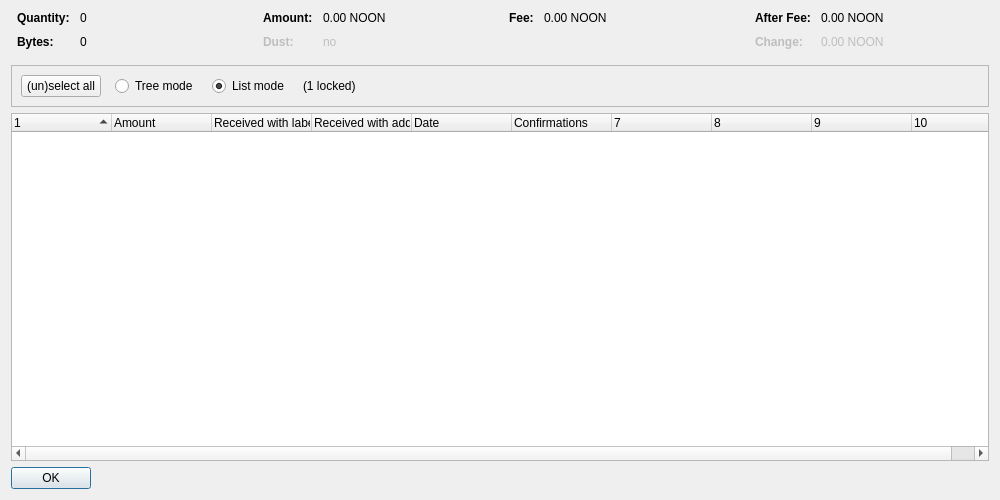
<?xml version="1.0" encoding="UTF-8"?>
<ui version="4.0">
 <class>CoinControlDialog</class>
 <widget class="QDialog" name="CoinControlDialog">
  <property name="geometry">
   <rect>
    <x>0</x>
    <y>0</y>
    <width>1000</width>
    <height>500</height>
   </rect>
  </property>
  <property name="windowTitle">
   <string>Coin Selection</string>
  </property>
  <layout class="QVBoxLayout" name="verticalLayout">
   <item>
    <layout class="QHBoxLayout" name="horizontalLayoutTop" stretch="0,0,0,0">
     <property name="topMargin">
      <number>0</number>
     </property>
     <property name="bottomMargin">
      <number>10</number>
     </property>
     <item>
      <layout class="QFormLayout" name="formLayoutCoinControl1">
       <property name="horizontalSpacing">
        <number>10</number>
       </property>
       <property name="verticalSpacing">
        <number>10</number>
       </property>
       <property name="leftMargin">
        <number>6</number>
       </property>
       <property name="rightMargin">
        <number>6</number>
       </property>
       <item row="0" column="0">
        <widget class="QLabel" name="labelCoinControlQuantityText">
         <property name="font">
          <font>
           <weight>75</weight>
           <bold>true</bold>
          </font>
         </property>
         <property name="text">
          <string>Quantity:</string>
         </property>
        </widget>
       </item>
       <item row="0" column="1">
        <widget class="QLabel" name="labelCoinControlQuantity">
         <property name="cursor">
          <cursorShape>IBeamCursor</cursorShape>
         </property>
         <property name="contextMenuPolicy">
          <enum>Qt::ActionsContextMenu</enum>
         </property>
         <property name="text">
          <string notr="true">0</string>
         </property>
         <property name="textInteractionFlags">
          <set>Qt::LinksAccessibleByMouse|Qt::TextSelectableByKeyboard|Qt::TextSelectableByMouse</set>
         </property>
        </widget>
       </item>
       <item row="1" column="0">
        <widget class="QLabel" name="labelCoinControlBytesText">
         <property name="font">
          <font>
           <weight>75</weight>
           <bold>true</bold>
          </font>
         </property>
         <property name="text">
          <string>Bytes:</string>
         </property>
        </widget>
       </item>
       <item row="1" column="1">
        <widget class="QLabel" name="labelCoinControlBytes">
         <property name="cursor">
          <cursorShape>IBeamCursor</cursorShape>
         </property>
         <property name="contextMenuPolicy">
          <enum>Qt::ActionsContextMenu</enum>
         </property>
         <property name="text">
          <string notr="true">0</string>
         </property>
         <property name="textInteractionFlags">
          <set>Qt::LinksAccessibleByMouse|Qt::TextSelectableByKeyboard|Qt::TextSelectableByMouse</set>
         </property>
        </widget>
       </item>
      </layout>
     </item>
     <item>
      <layout class="QFormLayout" name="formLayoutCoinControl2">
       <property name="horizontalSpacing">
        <number>10</number>
       </property>
       <property name="verticalSpacing">
        <number>10</number>
       </property>
       <property name="leftMargin">
        <number>6</number>
       </property>
       <property name="rightMargin">
        <number>6</number>
       </property>
       <item row="0" column="0">
        <widget class="QLabel" name="labelCoinControlAmountText">
         <property name="font">
          <font>
           <weight>75</weight>
           <bold>true</bold>
          </font>
         </property>
         <property name="text">
          <string>Amount:</string>
         </property>
        </widget>
       </item>
       <item row="0" column="1">
        <widget class="QLabel" name="labelCoinControlAmount">
         <property name="cursor">
          <cursorShape>IBeamCursor</cursorShape>
         </property>
         <property name="contextMenuPolicy">
          <enum>Qt::ActionsContextMenu</enum>
         </property>
         <property name="text">
          <string notr="true">0.00 NOON</string>
         </property>
         <property name="textInteractionFlags">
          <set>Qt::LinksAccessibleByMouse|Qt::TextSelectableByKeyboard|Qt::TextSelectableByMouse</set>
         </property>
        </widget>
       </item>
       <item row="1" column="0">
        <widget class="QLabel" name="labelCoinControlLowOutputText">
         <property name="enabled">
          <bool>false</bool>
         </property>
         <property name="font">
          <font>
           <weight>75</weight>
           <bold>true</bold>
          </font>
         </property>
         <property name="text">
          <string>Dust:</string>
         </property>
        </widget>
       </item>
       <item row="1" column="1">
        <widget class="QLabel" name="labelCoinControlLowOutput">
         <property name="enabled">
          <bool>false</bool>
         </property>
         <property name="cursor">
          <cursorShape>IBeamCursor</cursorShape>
         </property>
         <property name="contextMenuPolicy">
          <enum>Qt::ActionsContextMenu</enum>
         </property>
         <property name="text">
          <string notr="true">no</string>
         </property>
         <property name="textInteractionFlags">
          <set>Qt::LinksAccessibleByMouse|Qt::TextSelectableByKeyboard|Qt::TextSelectableByMouse</set>
         </property>
        </widget>
       </item>
      </layout>
     </item>
     <item>
      <layout class="QFormLayout" name="formLayoutCoinControl3">
       <property name="horizontalSpacing">
        <number>10</number>
       </property>
       <property name="verticalSpacing">
        <number>10</number>
       </property>
       <property name="leftMargin">
        <number>6</number>
       </property>
       <property name="rightMargin">
        <number>6</number>
       </property>
       <item row="0" column="0">
        <widget class="QLabel" name="labelCoinControlFeeText">
         <property name="font">
          <font>
           <weight>75</weight>
           <bold>true</bold>
          </font>
         </property>
         <property name="text">
          <string>Fee:</string>
         </property>
        </widget>
       </item>
       <item row="0" column="1">
        <widget class="QLabel" name="labelCoinControlFee">
         <property name="cursor">
          <cursorShape>IBeamCursor</cursorShape>
         </property>
         <property name="contextMenuPolicy">
          <enum>Qt::ActionsContextMenu</enum>
         </property>
         <property name="text">
          <string notr="true">0.00 NOON</string>
         </property>
         <property name="textInteractionFlags">
          <set>Qt::LinksAccessibleByMouse|Qt::TextSelectableByKeyboard|Qt::TextSelectableByMouse</set>
         </property>
        </widget>
       </item>
      </layout>
     </item>
     <item>
      <layout class="QFormLayout" name="formLayoutCoinControl4">
       <property name="horizontalSpacing">
        <number>10</number>
       </property>
       <property name="verticalSpacing">
        <number>10</number>
       </property>
       <property name="leftMargin">
        <number>6</number>
       </property>
       <property name="rightMargin">
        <number>6</number>
       </property>
       <item row="0" column="0">
        <widget class="QLabel" name="labelCoinControlAfterFeeText">
         <property name="font">
          <font>
           <weight>75</weight>
           <bold>true</bold>
          </font>
         </property>
         <property name="text">
          <string>After Fee:</string>
         </property>
        </widget>
       </item>
       <item row="0" column="1">
        <widget class="QLabel" name="labelCoinControlAfterFee">
         <property name="cursor">
          <cursorShape>IBeamCursor</cursorShape>
         </property>
         <property name="contextMenuPolicy">
          <enum>Qt::ActionsContextMenu</enum>
         </property>
         <property name="text">
          <string notr="true">0.00 NOON</string>
         </property>
         <property name="textInteractionFlags">
          <set>Qt::LinksAccessibleByMouse|Qt::TextSelectableByKeyboard|Qt::TextSelectableByMouse</set>
         </property>
        </widget>
       </item>
       <item row="1" column="0">
        <widget class="QLabel" name="labelCoinControlChangeText">
         <property name="enabled">
          <bool>false</bool>
         </property>
         <property name="font">
          <font>
           <weight>75</weight>
           <bold>true</bold>
          </font>
         </property>
         <property name="text">
          <string>Change:</string>
         </property>
        </widget>
       </item>
       <item row="1" column="1">
        <widget class="QLabel" name="labelCoinControlChange">
         <property name="enabled">
          <bool>false</bool>
         </property>
         <property name="cursor">
          <cursorShape>IBeamCursor</cursorShape>
         </property>
         <property name="contextMenuPolicy">
          <enum>Qt::ActionsContextMenu</enum>
         </property>
         <property name="text">
          <string notr="true">0.00 NOON</string>
         </property>
         <property name="textInteractionFlags">
          <set>Qt::LinksAccessibleByMouse|Qt::TextSelectableByKeyboard|Qt::TextSelectableByMouse</set>
         </property>
        </widget>
       </item>
      </layout>
     </item>
    </layout>
   </item>
   <item>
    <widget class="QFrame" name="frame">
     <property name="minimumSize">
      <size>
       <width>0</width>
       <height>40</height>
      </size>
     </property>
     <property name="frameShape">
      <enum>QFrame::StyledPanel</enum>
     </property>
     <property name="frameShadow">
      <enum>QFrame::Sunken</enum>
     </property>
     <layout class="QHBoxLayout" name="horizontalLayout">
      <item>
       <layout class="QHBoxLayout" name="horizontalLayoutPanel" stretch="0,0,0,0,0">
        <property name="spacing">
         <number>14</number>
        </property>
        <item>
         <widget class="QPushButton" name="pushButtonSelectAll">
          <property name="sizePolicy">
           <sizepolicy hsizetype="Maximum" vsizetype="Fixed">
            <horstretch>0</horstretch>
            <verstretch>0</verstretch>
           </sizepolicy>
          </property>
          <property name="text">
           <string>(un)select all</string>
          </property>
          <property name="autoDefault">
           <bool>false</bool>
          </property>
         </widget>
        </item>
        <item>
         <widget class="QRadioButton" name="radioTreeMode">
          <property name="sizePolicy">
           <sizepolicy hsizetype="Maximum" vsizetype="Fixed">
            <horstretch>0</horstretch>
            <verstretch>0</verstretch>
           </sizepolicy>
          </property>
          <property name="text">
           <string>Tree mode</string>
          </property>
         </widget>
        </item>
        <item>
         <widget class="QRadioButton" name="radioListMode">
          <property name="sizePolicy">
           <sizepolicy hsizetype="Maximum" vsizetype="Fixed">
            <horstretch>0</horstretch>
            <verstretch>0</verstretch>
           </sizepolicy>
          </property>
          <property name="text">
           <string>List mode</string>
          </property>
          <property name="checked">
           <bool>true</bool>
          </property>
         </widget>
        </item>
        <item>
         <widget class="QLabel" name="labelLocked">
          <property name="text">
           <string notr="true">(1 locked)</string>
          </property>
         </widget>
        </item>
        <item>
         <spacer name="horizontalSpacer">
          <property name="orientation">
           <enum>Qt::Horizontal</enum>
          </property>
          <property name="sizeHint" stdset="0">
           <size>
            <width>40</width>
            <height>20</height>
           </size>
          </property>
         </spacer>
        </item>
       </layout>
      </item>
     </layout>
    </widget>
   </item>
   <item>
    <widget class="CoinControlTreeWidget" name="treeWidget">
     <property name="contextMenuPolicy">
      <enum>Qt::CustomContextMenu</enum>
     </property>
     <property name="sortingEnabled">
      <bool>false</bool>
     </property>
     <property name="columnCount">
      <number>10</number>
     </property>
     <attribute name="headerShowSortIndicator" stdset="0">
      <bool>true</bool>
     </attribute>
     <attribute name="headerStretchLastSection">
      <bool>false</bool>
     </attribute>
     <column>
      <property name="text">
       <string/>
      </property>
     </column>
     <column>
      <property name="text">
       <string>Amount</string>
      </property>
     </column>
     <column>
      <property name="text">
       <string>Received with label</string>
      </property>
     </column>
     <column>
      <property name="text">
       <string>Received with address</string>
      </property>
     </column>
     <column>
      <property name="text">
       <string>Date</string>
      </property>
     </column>
     <column>
      <property name="text">
       <string>Confirmations</string>
      </property>
      <property name="toolTip">
       <string>Confirmed</string>
      </property>
     </column>
     <column>
      <property name="text">
       <string/>
      </property>
     </column>
     <column>
      <property name="text">
       <string/>
      </property>
     </column>
     <column>
      <property name="text">
       <string/>
      </property>
     </column>
     <column>
      <property name="text">
       <string/>
      </property>
     </column>
    </widget>
   </item>
   <item>
    <widget class="QDialogButtonBox" name="buttonBox">
     <property name="sizePolicy">
      <sizepolicy hsizetype="Maximum" vsizetype="Fixed">
       <horstretch>0</horstretch>
       <verstretch>0</verstretch>
      </sizepolicy>
     </property>
     <property name="orientation">
      <enum>Qt::Horizontal</enum>
     </property>
     <property name="standardButtons">
      <set>QDialogButtonBox::Ok</set>
     </property>
    </widget>
   </item>
  </layout>
 </widget>
 <customwidgets>
  <customwidget>
   <class>CoinControlTreeWidget</class>
   <extends>QTreeWidget</extends>
   <header>coincontroltreewidget.h</header>
  </customwidget>
 </customwidgets>
 <resources/>
 <connections/>
</ui>
